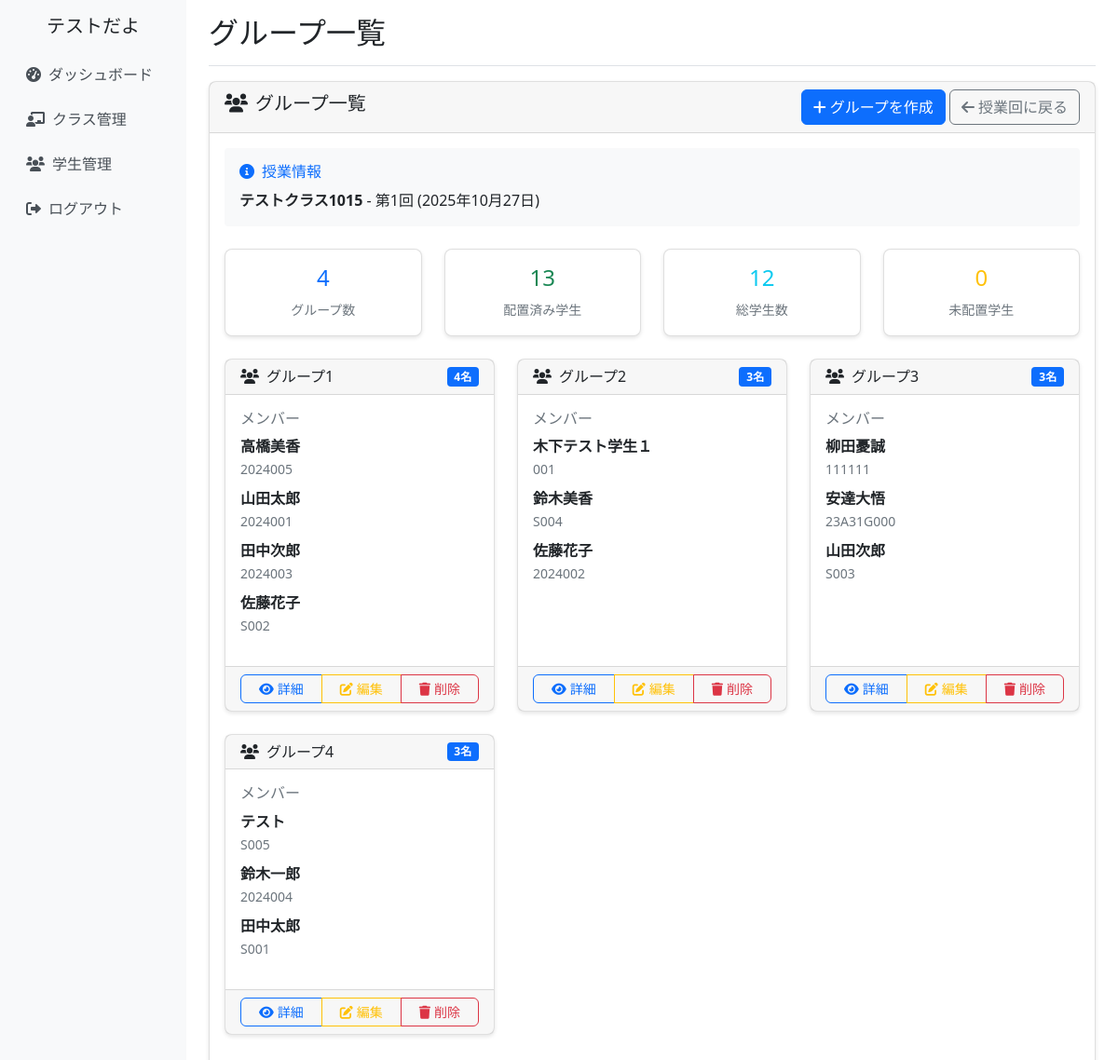
The app's page /lesson-sessions/10/groups/ (signed in) with its own data.
### school_management/models.py (models this page shows, shortened)
class CustomUser(AbstractUser):
    ROLE_CHOICES = [
        ('admin', '管理者'),
        ('teacher', '教員'),
        ('student', '学生'),
    ]
    username = None  # usernameフィールドを無効化
    email = models.EmailField(unique=True, null=True, blank=True)
    full_name = models.CharField(max_length=100, verbose_name='氏名')
    furigana = models.CharField(max_length=100, blank=True, verbose_name='ふりがな')
    points = models.IntegerField(default=0, verbose_name='ポイント')
    role = models.CharField(
        max_length=10,
        choices=ROLE_CHOICES,
        default='student',
        verbose_name='役割'
    )
    student_number = models.CharField(max_length=20, blank=True, verbose_name='学籍番号')
    teacher_id = models.CharField(max_length=20, blank=True, verbose_name='教員ID')
    created_at = models.DateTimeField(auto_now_add=True, verbose_name='登録日時')
    updated_at = models.DateTimeField(auto_now=True, verbose_name='更新日時')
    groups = models.ManyToManyField(
        'auth.Group',
        verbose_name='groups',
        blank=True,
        help_text='The groups this user belongs to.',
        related_name="customuser_set",
        related_query_name="customuser",
    )
    user_permissions = models.ManyToManyField(
        'auth.Permission',
        verbose_name='user permissions',
        blank=True,
        help_text='Specific permissions for this user.',
        related_name="customuser_set",
        related_query_name="customuser",
    )
    USERNAME_FIELD = 'email'
    REQUIRED_FIELDS = ['full_name']
    objects = CustomUserManager()
    class Meta:
        verbose_name = 'ユーザー'
        verbose_name_plural = 'ユーザー'

class LessonSession(models.Model):
    classroom = models.ForeignKey(ClassRoom, on_delete=models.CASCADE, verbose_name='クラス')
    session_number = models.IntegerField(verbose_name='回数')
    date = models.DateField(verbose_name='実施日')
    topic = models.CharField(max_length=200, blank=True, verbose_name='テーマ・内容')
    has_quiz = models.BooleanField(default=False, verbose_name='小テストあり')
    has_peer_evaluation = models.BooleanField(default=False, verbose_name='ピア評価あり')
    peer_evaluation_closed = models.BooleanField(default=False, verbose_name='ピア評価締切済み')
    created_at = models.DateTimeField(auto_now_add=True)
    updated_at = models.DateTimeField(auto_now=True)
    class Meta:
        verbose_name = '授業回'
        verbose_name_plural = '授業回'
        unique_together = ['classroom', 'session_number']

class ClassRoom(models.Model):
    SEMESTER_CHOICES = [
        ('first', '前期'),
        ('second', '後期'),
    ]
    class_name = models.CharField(max_length=100, verbose_name='クラス名')
    year = models.IntegerField(verbose_name='年度')
    semester = models.CharField(max_length=10, choices=SEMESTER_CHOICES, verbose_name='学期')
    teachers = models.ManyToManyField(Teacher, verbose_name='担当教員', related_name='classrooms')
    students = models.ManyToManyField(Student, blank=True, verbose_name='学生')
    created_at = models.DateTimeField(auto_now_add=True)
    updated_at = models.DateTimeField(auto_now=True)
    class Meta:
        verbose_name = 'クラス'
        verbose_name_plural = 'クラス'

class Group(models.Model):
    lesson_session = models.ForeignKey(LessonSession, on_delete=models.CASCADE, verbose_name='授業回')
    group_number = models.IntegerField(verbose_name='グループ番号')
    group_name = models.CharField(max_length=100, blank=True, verbose_name='グループ名', help_text='例: チーム虎、開発班A、など')
    created_at = models.DateTimeField(auto_now_add=True)
    class Meta:
        verbose_name = 'グループ'
        verbose_name_plural = 'グループ'
        unique_together = ['lesson_session', 'group_number']
    @property
    def display_name(self):
        if self.group_name:
            return f"{self.group_name}"
        return f"{self.group_number}グループ"

class GroupMember(models.Model):
    group = models.ForeignKey(Group, on_delete=models.CASCADE, verbose_name='グループ')
    student = models.ForeignKey(Student, on_delete=models.CASCADE, verbose_name='学生', related_name='group_memberships')
    role = models.CharField(max_length=50, blank=True, verbose_name='役割')
    class Meta:
        verbose_name = 'グループメンバー'
        verbose_name_plural = 'グループメンバー'
        unique_together = ['group', 'student']

### school_management/views.py (the view)
# urls.py: path('lesson-sessions/<int:session_id>/groups/', views.group_list_view, name='group_list'),
@login_required
def group_list_view(request, session_id):
    lesson_session = get_object_or_404(LessonSession, id=session_id, classroom__teachers=request.user)
    groups = Group.objects.filter(lesson_session=lesson_session).prefetch_related('groupmember_set__student').order_by('group_number')
    group_stats = []
    for group in groups:
        member_count = group.groupmember_set.count()
        group_stats.append({
            'group': group,
            'member_count': member_count,
            'members': group.groupmember_set.all()
        })
    context = {
        'lesson_session': lesson_session,
        'group_stats': group_stats,
        'total_students': lesson_session.classroom.students.count(),
        'assigned_students': sum(stat['member_count'] for stat in group_stats),
    }
    return render(request, 'school_management/group_list.html', context)

### school_management/templates/school_management/group_list.html (shortened to what this page needs)
{% extends 'school_management/base.html' %}
{% block page_title %}グループ一覧{% endblock %}
{% block content %}
<div class="row">
    <div class="col-12">
        <div class="card">
            <div class="card-header d-flex justify-content-between align-items-center">
                <h5><i class="fas fa-users me-2"></i>グループ一覧</h5>
                <div>
                    <a href="{% url 'school_management:group_management' lesson_session.id %}" class="btn btn-primary">
                        <i class="fas fa-plus me-1"></i>グループを作成
                    </a>
                    <a href="{% url 'school_management:lesson_session_detail' lesson_session.id %}" class="btn btn-outline-secondary">
                        <i class="fas fa-arrow-left me-1"></i>授業回に戻る
                    </a>
                </div>
            </div>
            <div class="card-body">
                <div class="mb-4 p-3 bg-light rounded">
                    <h6 class="text-primary mb-2"><i class="fas fa-info-circle me-2"></i>授業情報</h6>
                    <strong>{{ lesson_session.classroom.class_name }}</strong> - 第{{ lesson_session.session_number }}回
                    ({{ lesson_session.date|date:"Y年m月d日" }})
                </div>
                <div class="row mb-4">
                    <div class="col-md-3">
                        <div class="card text-center">
                            <div class="card-body">
                                <h4 class="text-primary">{{ group_stats|length }}</h4>
                                <small class="text-muted">グループ数</small>
                            </div>
                        </div>
                    </div>
                    <div class="col-md-3">
                        <div class="card text-center">
                            <div class="card-body">
                                <h4 class="text-success">{{ assigned_students }}</h4>
                                <small class="text-muted">配置済み学生</small>
                            </div>
                        </div>
                    </div>
                    <div class="col-md-3">
                        <div class="card text-center">
                            <div class="card-body">
                                <h4 class="text-info">{{ total_students }}</h4>
                                <small class="text-muted">総学生数</small>
                            </div>
                        </div>
                    </div>
                    <div class="col-md-3">
                        <div class="card text-center">
                            <div class="card-body">
                                <h4 class="text-warning">{{ total_students|add:"-"|add:assigned_students|add:"0" }}</h4>
                                <small class="text-muted">未配置学生</small>
                            </div>
                        </div>
                    </div>
                </div>
                {% if group_stats %}
                    <div class="row">
                        {% for stat in group_stats %}
                        <div class="col-lg-4 col-md-6 mb-4">
                            <div class="card h-100">
                                <div class="card-header d-flex justify-content-between align-items-center">
                                    <h6 class="mb-0">
                                        <i class="fas fa-users me-2"></i>{{ stat.group.display_name }}
                                    </h6>
                                    <span class="badge bg-primary">{{ stat.member_count }}名</span>
                                </div>
                                <div class="card-body">
                                    {% if stat.members %}
                                        <div class="mb-3">
                                            <h6 class="text-muted mb-2">メンバー</h6>
                                            {% for member in stat.members %}
                                            <div class="d-flex justify-content-between align-items-center mb-2">
                                                <div>
                                                    <strong>{{ member.student.full_name }}</strong>
                                                    <br><small class="text-muted">{{ member.student.student_number }}</small>
                                                </div>
                                            </div>
                                            {% endfor %}
                                        </div>
                                    {% else %}
                                        <div class="text-center text-muted py-3">
                                            <i class="fas fa-user-plus fa-2x mb-2"></i>
                                            <p class="mb-0">メンバーがいません</p>
                                        </div>
                                    {% endif %}
                                </div>
                                <div class="card-footer">
                                    <div class="btn-group w-100" role="group">
                                        <a href="{% url 'school_management:group_detail' lesson_session.id stat.group.id %}"
                                           class="btn btn-outline-primary btn-sm">
                                            <i class="fas fa-eye me-1"></i>詳細
                                        </a>
                                        <a href="{% url 'school_management:group_edit' lesson_session.id stat.group.id %}"
                                           class="btn btn-outline-warning btn-sm">
                                            <i class="fas fa-edit me-1"></i>編集
                                        </a>
                                        <a href="{% url 'school_management:group_delete' lesson_session.id stat.group.id %}"
                                           class="btn btn-outline-danger btn-sm"
                                           onclick="return confirm('グループ「{{ stat.group.display_name }}」を削除しますか？')">
                                            <i class="fas fa-trash me-1"></i>削除
                                        </a>
                                    </div>
                                </div>
                            </div>
                        </div>
                        {% endfor %}
                    </div>
                {% endif %}
            </div>
        </div>
    </div>
</div>
{% endblock %}

### school_management/templates/school_management/base.html (shortened to what this page needs)
{% load static %}
<!DOCTYPE html>
<html lang="ja">
<head>
    <link href="https://cdn.jsdelivr.net/npm/bootstrap@5.1.3/dist/css/bootstrap.min.css" rel="stylesheet">
    <link href="https://cdnjs.cloudflare.com/ajax/libs/font-awesome/6.0.0/css/all.min.css" rel="stylesheet">
    <link href="{% static 'school_management/css/base.css' %}" rel="stylesheet">
</head>
<body>
    <div class="container-fluid">
        <div class="row">
            {% if user.is_authenticated %}
            <nav class="col-md-3 col-lg-2 d-md-block d-none sidebar collapse">
                <div class="position-sticky pt-3">
                    <div class="text-center mb-3">
                        <h5>{{ user.full_name }}</h5>
                    </div>
                    <ul class="nav flex-column">
                        <li class="nav-item">
                            <a class="nav-link" href="{% url 'school_management:dashboard' %}">
                                <i class="fas fa-tachometer-alt me-2"></i>ダッシュボード
                            </a>
                        </li>
                        <li class="nav-item">
                            <a class="nav-link" href="{% url 'school_management:class_list' %}">
                                <i class="fas fa-chalkboard-teacher me-2"></i>クラス管理
                            </a>
                        </li>
                        <li class="nav-item">
                            <a class="nav-link" href="{% url 'school_management:student_list' %}">
                                <i class="fas fa-users me-2"></i>学生管理
                            </a>
                        </li>
                        <li class="nav-item">
                            <a class="nav-link" href="{% url 'school_management:logout' %}">
                                <i class="fas fa-sign-out-alt me-2"></i>ログアウト
                            </a>
                        </li>
                    </ul>
                </div>
            </nav>
            <main class="col-md-9 ms-sm-auto col-lg-10 px-md-4 main-content">
                <div class="d-flex justify-content-between flex-wrap flex-md-nowrap align-items-center pt-3 pb-2 mb-3 border-bottom">
                    <h1 class="h2">{% block page_title %}{% endblock %}</h1>
                </div>
                {% block content %}{% endblock %}
            </main>
            {% else %}
            <div class="col-12">
                {% block login_content %}{% endblock %}
            </div>
            {% endif %}
        </div>
    </div>
</body>
</html>

### school_management/static/school_management/css/base.css (style rules this page uses)
.sidebar { min-height: 100vh; background-color: #f8f9fa; }
.main-content { min-height: 100vh; }
.card { box-shadow: 0 2px 4px rgba(0, 0, 0, 0.1); border-radius: 8px; }
.btn { border-radius: 6px; transition: all 0.2s ease-in-out; }
.nav-link { color: #495057; padding: 0.75rem 1rem; border-radius: 6px; transition: all 0.2s ease-in-out; }
@media (min-width: 768px) { .sidebar { position: relative; left: 0; } }

### records on screen
CustomUser: full_name "テストだよ"
LessonSession: classroom.class_name "テストクラス1015", session_number "1", date "2025年10月27日"
Group: group.display_name "グループ1", member_count "4"
GroupMember: student.full_name "高橋美香", student.student_number "2024005"
GroupMember: student.full_name "山田太郎", student.student_number "2024001"
GroupMember: student.full_name "田中次郎", student.student_number "2024003"
GroupMember: student.full_name "佐藤花子", student.student_number "S002"
Group: group.display_name "グループ2", member_count "3"
GroupMember: student.full_name "木下テスト学生１", student.student_number "001"
GroupMember: student.full_name "鈴木美香", student.student_number "S004"
GroupMember: student.full_name "佐藤花子", student.student_number "2024002"
Group: group.display_name "グループ3", member_count "3"
GroupMember: student.full_name "柳田憂誠", student.student_number "111111"
GroupMember: student.full_name "安達大悟", student.student_number "23A31G000"
GroupMember: student.full_name "山田次郎", student.student_number "S003"
Group: group.display_name "グループ4", member_count "3"
GroupMember: student.full_name "テスト", student.student_number "S005"
GroupMember: student.full_name "鈴木一郎", student.student_number "2024004"
GroupMember: student.full_name "田中太郎", student.student_number "S001"

### other values on screen
{{ group_stats|length }} "4"
{{ assigned_students }} "13"
{{ total_students }} "12"
{{ total_students|add:"-"|add:assigned_students|add:"0" }} "0"
